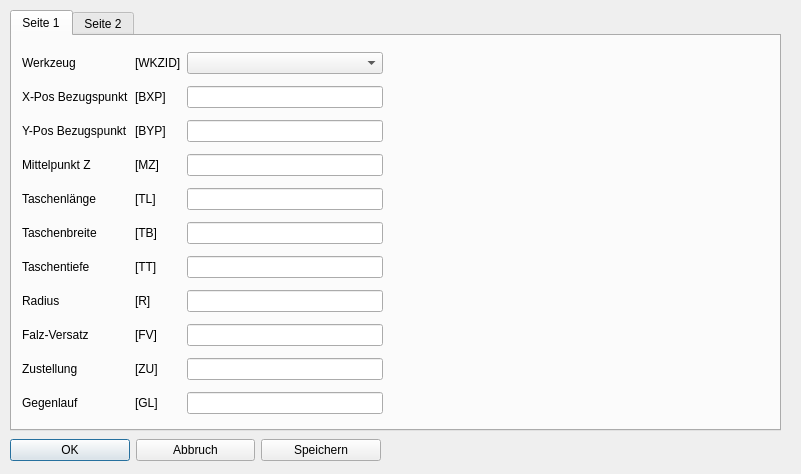
<?xml version="1.0" encoding="UTF-8"?>
<ui version="4.0">
 <class>Dialog_stulp</class>
 <widget class="QDialog" name="Dialog_stulp">
  <property name="geometry">
   <rect>
    <x>0</x>
    <y>0</y>
    <width>801</width>
    <height>474</height>
   </rect>
  </property>
  <property name="windowTitle">
   <string>Stulp</string>
  </property>
  <property name="modal">
   <bool>true</bool>
  </property>
  <widget class="QTabWidget" name="tabWidget">
   <property name="geometry">
    <rect>
     <x>10</x>
     <y>10</y>
     <width>771</width>
     <height>421</height>
    </rect>
   </property>
   <property name="currentIndex">
    <number>0</number>
   </property>
   <widget class="QWidget" name="tab">
    <attribute name="title">
     <string>Seite 1</string>
    </attribute>
    <widget class="QLabel" name="label_bild">
     <property name="geometry">
      <rect>
       <x>379</x>
       <y>9</y>
       <width>371</width>
       <height>381</height>
      </rect>
     </property>
     <property name="text">
      <string/>
     </property>
    </widget>
    <widget class="QWidget" name="layoutWidget">
     <property name="geometry">
      <rect>
       <x>10</x>
       <y>10</y>
       <width>361</width>
       <height>381</height>
      </rect>
     </property>
     <layout class="QGridLayout" name="gridLayout">
      <item row="0" column="2">
       <widget class="QComboBox" name="comboBox_wkz"/>
      </item>
      <item row="4" column="0">
       <widget class="QLabel" name="label_6">
        <property name="text">
         <string>Taschenlänge</string>
        </property>
       </widget>
      </item>
      <item row="7" column="0">
       <widget class="QLabel" name="label_9">
        <property name="text">
         <string>Radius</string>
        </property>
       </widget>
      </item>
      <item row="2" column="0">
       <widget class="QLabel" name="label_4">
        <property name="text">
         <string>Y-Pos Bezugspunkt</string>
        </property>
       </widget>
      </item>
      <item row="3" column="0">
       <widget class="QLabel" name="label_5">
        <property name="text">
         <string>Mittelpunkt Z</string>
        </property>
       </widget>
      </item>
      <item row="8" column="0">
       <widget class="QLabel" name="label_10">
        <property name="text">
         <string>Falz-Versatz</string>
        </property>
       </widget>
      </item>
      <item row="0" column="0">
       <widget class="QLabel" name="label">
        <property name="text">
         <string>Werkzeug</string>
        </property>
       </widget>
      </item>
      <item row="6" column="0">
       <widget class="QLabel" name="label_8">
        <property name="text">
         <string>Taschentiefe</string>
        </property>
       </widget>
      </item>
      <item row="0" column="1">
       <widget class="QLabel" name="label_2">
        <property name="text">
         <string>[WKZID]</string>
        </property>
       </widget>
      </item>
      <item row="5" column="0">
       <widget class="QLabel" name="label_7">
        <property name="text">
         <string>Taschenbreite</string>
        </property>
       </widget>
      </item>
      <item row="1" column="0">
       <widget class="QLabel" name="label_3">
        <property name="text">
         <string>X-Pos Bezugspunkt</string>
        </property>
       </widget>
      </item>
      <item row="9" column="0">
       <widget class="QLabel" name="label_11">
        <property name="text">
         <string>Zustellung</string>
        </property>
       </widget>
      </item>
      <item row="10" column="0">
       <widget class="QLabel" name="label_12">
        <property name="text">
         <string>Gegenlauf</string>
        </property>
       </widget>
      </item>
      <item row="1" column="1">
       <widget class="QLabel" name="label_13">
        <property name="text">
         <string>[BXP]</string>
        </property>
       </widget>
      </item>
      <item row="2" column="1">
       <widget class="QLabel" name="label_14">
        <property name="text">
         <string>[BYP]</string>
        </property>
       </widget>
      </item>
      <item row="3" column="1">
       <widget class="QLabel" name="label_15">
        <property name="text">
         <string>[MZ]</string>
        </property>
       </widget>
      </item>
      <item row="4" column="1">
       <widget class="QLabel" name="label_16">
        <property name="text">
         <string>[TL]</string>
        </property>
       </widget>
      </item>
      <item row="5" column="1">
       <widget class="QLabel" name="label_17">
        <property name="text">
         <string>[TB]</string>
        </property>
       </widget>
      </item>
      <item row="6" column="1">
       <widget class="QLabel" name="label_18">
        <property name="text">
         <string>[TT]</string>
        </property>
       </widget>
      </item>
      <item row="7" column="1">
       <widget class="QLabel" name="label_19">
        <property name="text">
         <string>[R]</string>
        </property>
       </widget>
      </item>
      <item row="8" column="1">
       <widget class="QLabel" name="label_20">
        <property name="text">
         <string>[FV]</string>
        </property>
       </widget>
      </item>
      <item row="9" column="1">
       <widget class="QLabel" name="label_21">
        <property name="text">
         <string>[ZU]</string>
        </property>
       </widget>
      </item>
      <item row="10" column="1">
       <widget class="QLabel" name="label_22">
        <property name="text">
         <string>[GL]</string>
        </property>
       </widget>
      </item>
      <item row="1" column="2">
       <widget class="QLineEdit" name="lineEdit_x"/>
      </item>
      <item row="2" column="2">
       <widget class="QLineEdit" name="lineEdit_y"/>
      </item>
      <item row="3" column="2">
       <widget class="QLineEdit" name="lineEdit_z"/>
      </item>
      <item row="4" column="2">
       <widget class="QLineEdit" name="lineEdit_l"/>
      </item>
      <item row="5" column="2">
       <widget class="QLineEdit" name="lineEdit_b"/>
      </item>
      <item row="6" column="2">
       <widget class="QLineEdit" name="lineEdit_ti"/>
      </item>
      <item row="7" column="2">
       <widget class="QLineEdit" name="lineEdit_rad"/>
      </item>
      <item row="8" column="2">
       <widget class="QLineEdit" name="lineEdit_falzversatz"/>
      </item>
      <item row="9" column="2">
       <widget class="QLineEdit" name="lineEdit_zust"/>
      </item>
      <item row="10" column="2">
       <widget class="QLineEdit" name="lineEdit_gegenl"/>
      </item>
     </layout>
    </widget>
   </widget>
   <widget class="QWidget" name="tab_2">
    <attribute name="title">
     <string>Seite 2</string>
    </attribute>
    <widget class="QLabel" name="label_bild_2">
     <property name="geometry">
      <rect>
       <x>380</x>
       <y>10</y>
       <width>371</width>
       <height>381</height>
      </rect>
     </property>
     <property name="text">
      <string/>
     </property>
    </widget>
    <widget class="QWidget" name="layoutWidget">
     <property name="geometry">
      <rect>
       <x>10</x>
       <y>10</y>
       <width>361</width>
       <height>381</height>
      </rect>
     </property>
     <layout class="QGridLayout" name="gridLayout_2">
      <item row="2" column="0">
       <widget class="QLabel" name="label_26">
        <property name="text">
         <string>Vorschub X Y</string>
        </property>
       </widget>
      </item>
      <item row="1" column="0">
       <widget class="QLabel" name="label_25">
        <property name="text">
         <string>Eintauchvorschub</string>
        </property>
       </widget>
      </item>
      <item row="3" column="0">
       <widget class="QLabel" name="label_27">
        <property name="text">
         <string>Drehzahl</string>
        </property>
       </widget>
      </item>
      <item row="0" column="0">
       <widget class="QLabel" name="label_23">
        <property name="text">
         <string>Seite</string>
        </property>
       </widget>
      </item>
      <item row="4" column="0">
       <widget class="QLabel" name="label_28">
        <property name="text">
         <string>Bezeichnung</string>
        </property>
       </widget>
      </item>
      <item row="0" column="2">
       <widget class="QSpinBox" name="spinBox_seite">
        <property name="minimum">
         <number>1</number>
        </property>
        <property name="maximum">
         <number>4</number>
        </property>
       </widget>
      </item>
      <item row="0" column="1">
       <widget class="QLabel" name="label_24">
        <property name="text">
         <string>[RI]</string>
        </property>
       </widget>
      </item>
      <item row="5" column="0">
       <widget class="QLabel" name="label_29">
        <property name="text">
         <string>Ausführbedingung</string>
        </property>
       </widget>
      </item>
      <item row="1" column="1">
       <widget class="QLabel" name="label_30">
        <property name="text">
         <string>[VZ]</string>
        </property>
       </widget>
      </item>
      <item row="2" column="1">
       <widget class="QLabel" name="label_31">
        <property name="text">
         <string>[VXY]</string>
        </property>
       </widget>
      </item>
      <item row="3" column="1">
       <widget class="QLabel" name="label_32">
        <property name="text">
         <string>[N]</string>
        </property>
       </widget>
      </item>
      <item row="4" column="1">
       <widget class="QLabel" name="label_33">
        <property name="text">
         <string>[BEZ]</string>
        </property>
       </widget>
      </item>
      <item row="5" column="1">
       <widget class="QLabel" name="label_34">
        <property name="text">
         <string>[AFB]</string>
        </property>
       </widget>
      </item>
      <item row="1" column="2">
       <widget class="QLineEdit" name="lineEdit_einvo"/>
      </item>
      <item row="2" column="2">
       <widget class="QLineEdit" name="lineEdit_vo"/>
      </item>
      <item row="3" column="2">
       <widget class="QLineEdit" name="lineEdit_drehz"/>
      </item>
      <item row="4" column="2">
       <widget class="QLineEdit" name="lineEdit_bez"/>
      </item>
      <item row="5" column="2">
       <widget class="QLineEdit" name="lineEdit_afb"/>
      </item>
     </layout>
    </widget>
   </widget>
  </widget>
  <widget class="QWidget" name="layoutWidget_3">
   <property name="geometry">
    <rect>
     <x>10</x>
     <y>430</y>
     <width>371</width>
     <height>41</height>
    </rect>
   </property>
   <layout class="QHBoxLayout" name="horizontalLayout">
    <item>
     <widget class="QPushButton" name="pushButton_ok">
      <property name="text">
       <string>OK</string>
      </property>
     </widget>
    </item>
    <item>
     <widget class="QPushButton" name="pushButton_esc">
      <property name="text">
       <string>Abbruch</string>
      </property>
     </widget>
    </item>
    <item>
     <widget class="QPushButton" name="pushButton_save">
      <property name="text">
       <string>Speichern</string>
      </property>
     </widget>
    </item>
   </layout>
  </widget>
 </widget>
 <tabstops>
  <tabstop>tabWidget</tabstop>
  <tabstop>comboBox_wkz</tabstop>
  <tabstop>lineEdit_x</tabstop>
  <tabstop>lineEdit_y</tabstop>
  <tabstop>lineEdit_z</tabstop>
  <tabstop>lineEdit_l</tabstop>
  <tabstop>lineEdit_b</tabstop>
  <tabstop>lineEdit_ti</tabstop>
  <tabstop>lineEdit_rad</tabstop>
  <tabstop>lineEdit_falzversatz</tabstop>
  <tabstop>lineEdit_zust</tabstop>
  <tabstop>lineEdit_gegenl</tabstop>
  <tabstop>pushButton_ok</tabstop>
  <tabstop>pushButton_esc</tabstop>
  <tabstop>pushButton_save</tabstop>
  <tabstop>spinBox_seite</tabstop>
  <tabstop>lineEdit_einvo</tabstop>
  <tabstop>lineEdit_vo</tabstop>
  <tabstop>lineEdit_drehz</tabstop>
  <tabstop>lineEdit_bez</tabstop>
  <tabstop>lineEdit_afb</tabstop>
 </tabstops>
 <resources/>
 <connections/>
</ui>
